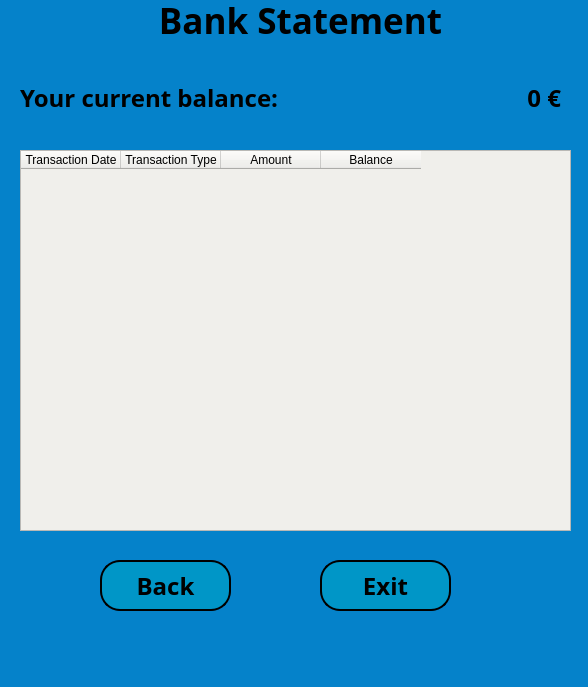
<?xml version="1.0" encoding="UTF-8"?>
<ui version="4.0">
 <class>customer_statement_window</class>
 <widget class="QMainWindow" name="customer_statement_window">
  <property name="windowModality">
   <enum>Qt::ApplicationModal</enum>
  </property>
  <property name="geometry">
   <rect>
    <x>0</x>
    <y>0</y>
    <width>588</width>
    <height>687</height>
   </rect>
  </property>
  <property name="contextMenuPolicy">
   <enum>Qt::DefaultContextMenu</enum>
  </property>
  <property name="acceptDrops">
   <bool>false</bool>
  </property>
  <property name="windowTitle">
   <string>Customer Bank Statement</string>
  </property>
  <property name="styleSheet">
   <string notr="true">background-color: rgb(5, 130, 202);</string>
  </property>
  <property name="inputMethodHints">
   <set>Qt::ImhNone</set>
  </property>
  <widget class="QWidget" name="centralwidget">
   <widget class="QLabel" name="csstatementwdw_lbl_heading">
    <property name="geometry">
     <rect>
      <x>30</x>
      <y>0</y>
      <width>541</width>
      <height>41</height>
     </rect>
    </property>
    <property name="font">
     <font>
      <family>Bahnschrift SemiBold</family>
      <pointsize>26</pointsize>
      <weight>75</weight>
      <bold>true</bold>
     </font>
    </property>
    <property name="text">
     <string>Bank Statement</string>
    </property>
    <property name="alignment">
     <set>Qt::AlignCenter</set>
    </property>
   </widget>
   <widget class="QPushButton" name="csstatementwdw_btn_returnmain">
    <property name="enabled">
     <bool>true</bool>
    </property>
    <property name="geometry">
     <rect>
      <x>100</x>
      <y>560</y>
      <width>131</width>
      <height>51</height>
     </rect>
    </property>
    <property name="font">
     <font>
      <family>Bahnschrift SemiBold</family>
      <pointsize>18</pointsize>
      <weight>75</weight>
      <bold>true</bold>
     </font>
    </property>
    <property name="styleSheet">
     <string notr="true">QPushButton {
background-color: rgb(0, 150, 199);
   border-color: rgb(66, 167, 255);
   border-bottom-color: rgb(255, 255, 255);
   border:2px solid rgb(202, 240, 248);
   border-radius:20px;
   border-color: black;
}

QPushButton:hover {
     background-color: rgb(202, 240, 248);
     border:2px solid rgb(202, 240, 248);
}
    
   </string>
    </property>
    <property name="text">
     <string>Back</string>
    </property>
   </widget>
   <widget class="QPushButton" name="csstatementwdw_btn_exit">
    <property name="geometry">
     <rect>
      <x>320</x>
      <y>560</y>
      <width>131</width>
      <height>51</height>
     </rect>
    </property>
    <property name="font">
     <font>
      <family>Bahnschrift SemiBold</family>
      <pointsize>18</pointsize>
      <weight>75</weight>
      <bold>true</bold>
     </font>
    </property>
    <property name="styleSheet">
     <string notr="true">QPushButton {
background-color: rgb(0, 150, 199);
   border-color: rgb(66, 167, 255);
   border-bottom-color: rgb(255, 255, 255);
   border:2px solid rgb(202, 240, 248);
   border-radius:20px;
   border-color: black;
}

QPushButton:hover {
     background-color: rgb(202, 240, 248);
     border:2px solid rgb(202, 240, 248);
}
    
   </string>
    </property>
    <property name="text">
     <string>Exit</string>
    </property>
   </widget>
   <widget class="QLabel" name="csstatementwdw_lbl_balanceheading">
    <property name="geometry">
     <rect>
      <x>20</x>
      <y>80</y>
      <width>288</width>
      <height>36</height>
     </rect>
    </property>
    <property name="font">
     <font>
      <family>Bahnschrift SemiBold</family>
      <pointsize>18</pointsize>
      <weight>75</weight>
      <bold>true</bold>
     </font>
    </property>
    <property name="text">
     <string>Your current balance:</string>
    </property>
   </widget>
   <widget class="QLabel" name="csstatementwdw_lbl_balanceshow">
    <property name="geometry">
     <rect>
      <x>510</x>
      <y>80</y>
      <width>51</width>
      <height>36</height>
     </rect>
    </property>
    <property name="font">
     <font>
      <family>Bahnschrift SemiBold</family>
      <pointsize>18</pointsize>
      <weight>75</weight>
      <bold>true</bold>
     </font>
    </property>
    <property name="text">
     <string>0 €</string>
    </property>
    <property name="textFormat">
     <enum>Qt::AutoText</enum>
    </property>
    <property name="alignment">
     <set>Qt::AlignRight|Qt::AlignTrailing|Qt::AlignVCenter</set>
    </property>
   </widget>
   <widget class="QTableWidget" name="csstatementwdw_tbl_statement">
    <property name="geometry">
     <rect>
      <x>20</x>
      <y>150</y>
      <width>551</width>
      <height>381</height>
     </rect>
    </property>
    <property name="styleSheet">
     <string notr="true">background-color: rgb(240, 239, 235);</string>
    </property>
    <column>
     <property name="text">
      <string>Transaction Date</string>
     </property>
    </column>
    <column>
     <property name="text">
      <string>Transaction Type</string>
     </property>
    </column>
    <column>
     <property name="text">
      <string>Amount</string>
     </property>
    </column>
    <column>
     <property name="text">
      <string>Balance</string>
     </property>
    </column>
   </widget>
   <widget class="QLabel" name="label">
    <property name="geometry">
     <rect>
      <x>390</x>
      <y>80</y>
      <width>91</width>
      <height>21</height>
     </rect>
    </property>
    <property name="text">
     <string/>
    </property>
   </widget>
  </widget>
  <widget class="QMenuBar" name="menubar">
   <property name="geometry">
    <rect>
     <x>0</x>
     <y>0</y>
     <width>588</width>
     <height>26</height>
    </rect>
   </property>
  </widget>
  <widget class="QStatusBar" name="statusbar"/>
 </widget>
 <resources/>
 <connections>
  <connection>
   <sender>csstatementwdw_btn_exit</sender>
   <signal>clicked()</signal>
   <receiver>customer_statement_window</receiver>
   <slot>close()</slot>
   <hints>
    <hint type="sourcelabel">
     <x>387</x>
     <y>549</y>
    </hint>
    <hint type="destinationlabel">
     <x>434</x>
     <y>570</y>
    </hint>
   </hints>
  </connection>
 </connections>
</ui>
